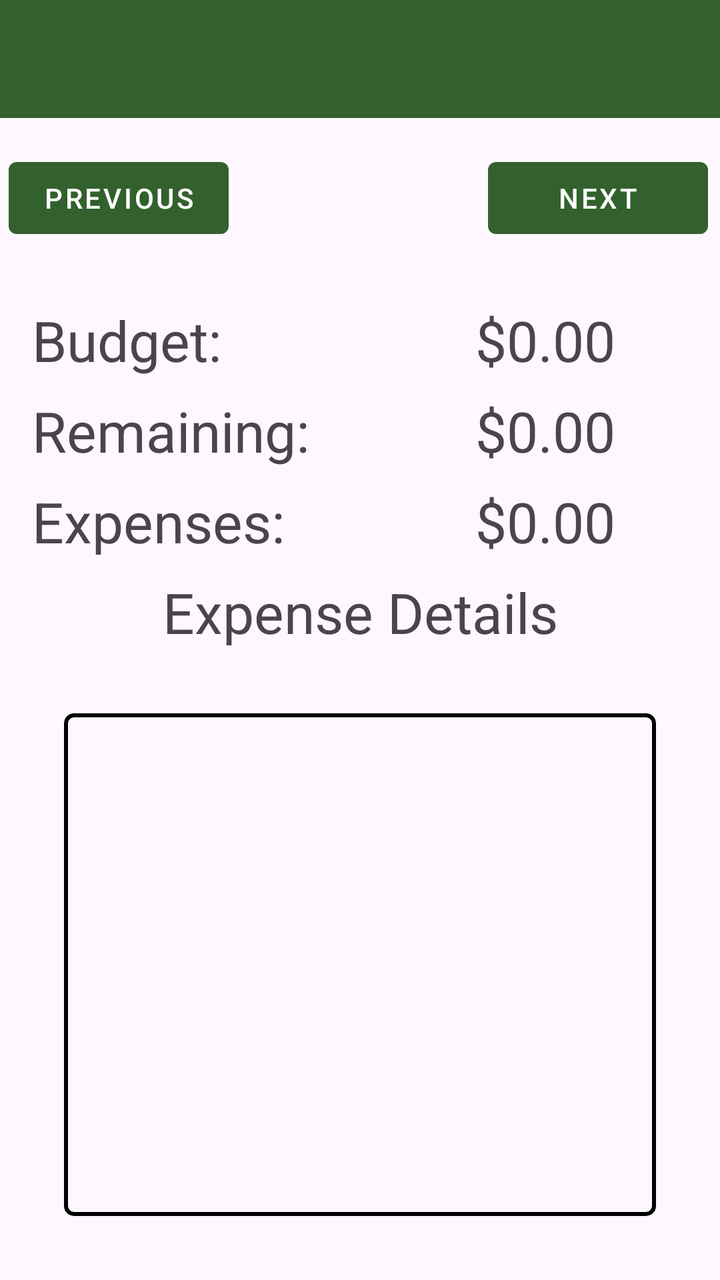
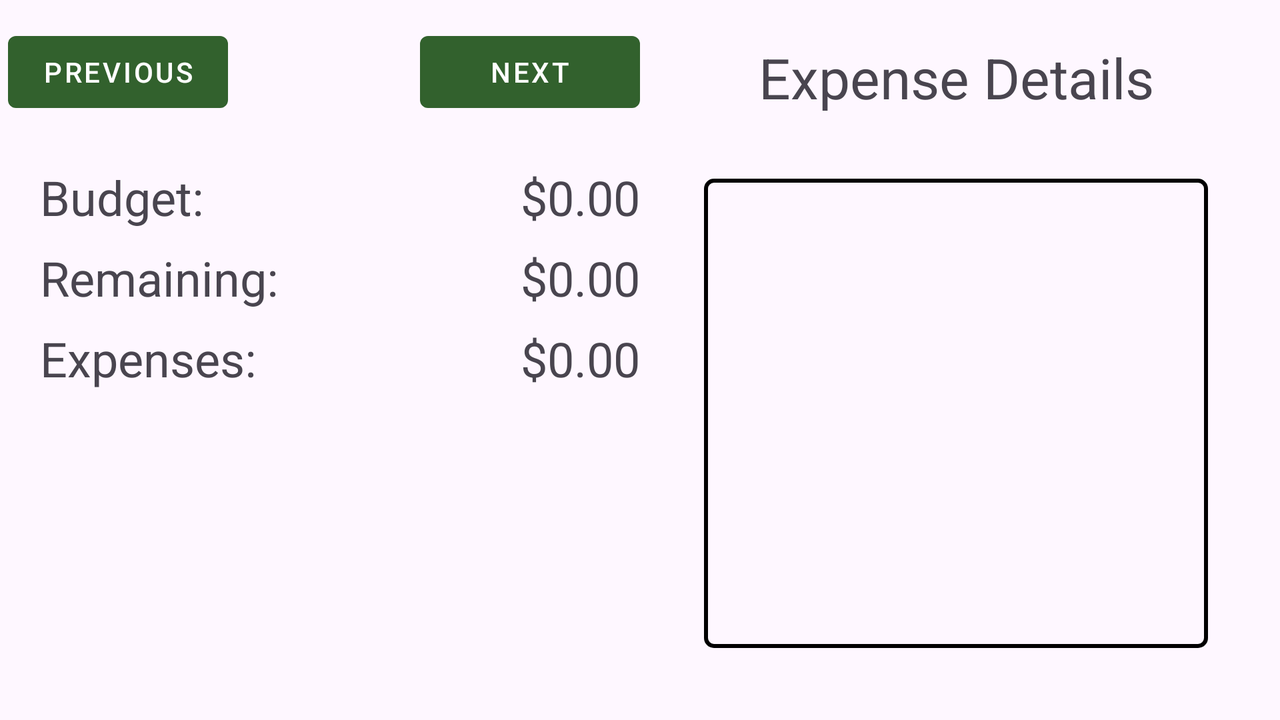

Compare how this app lays out the same screen by default and in its alternative resource folder. The renders come first, then the two layout files and the values they reference.
<!-- AndroidManifest.xml: application theme Theme.MyApplication -->
<!-- res/layout/fragment_data_visualization.xml -->
<androidx.constraintlayout.widget.ConstraintLayout
    xmlns:android="http://schemas.android.com/apk/res/android"
    xmlns:app="http://schemas.android.com/apk/res-auto"
    android:layout_width="match_parent"
    android:layout_height="match_parent">

    <include
        android:id="@+id/header"
        layout="@layout/header_layout"
        android:layout_width="match_parent"
        android:layout_height="wrap_content"
        app:layout_constraintTop_toTopOf="parent"
        app:layout_constraintStart_toStartOf="parent"
        app:layout_constraintEnd_toEndOf="parent"/>

    <androidx.constraintlayout.widget.Guideline
        android:id="@+id/guidelineLeft"
        android:layout_width="wrap_content"
        android:layout_height="wrap_content"
        android:orientation="vertical"
        app:layout_constraintGuide_percent="0.33"/>

    <androidx.constraintlayout.widget.Guideline
        android:id="@+id/guidelineCenter"
        android:layout_width="wrap_content"
        android:layout_height="wrap_content"
        android:orientation="vertical"
        app:layout_constraintGuide_percent="0.66"/>

    <com.google.android.material.button.MaterialButton
        android:id="@+id/btnPreviousMonth"
        style="@style/Widget.MaterialComponents.Button.UnelevatedButton"
        android:layout_width="wrap_content"
        android:layout_height="wrap_content"
        android:text="@string/previous"
        android:minWidth="110dp"
        android:layout_marginTop="16dp"
        app:backgroundTint="@color/dark_green"
        app:layout_constraintStart_toStartOf="parent"
        app:layout_constraintEnd_toStartOf="@id/guidelineLeft"
        app:layout_constraintTop_toBottomOf="@id/header" />

    <TextView
        android:id="@+id/textDate"
        android:layout_width="0dp"
        android:layout_height="wrap_content"
        android:layout_marginTop="27dp"
        android:gravity="center"
        android:textSize="22sp"
        app:layout_constraintEnd_toStartOf="@id/guidelineCenter"
        app:layout_constraintHorizontal_bias="1.0"
        app:layout_constraintStart_toEndOf="@id/guidelineLeft"
        app:layout_constraintTop_toBottomOf="@id/header" />

    <com.google.android.material.button.MaterialButton
        android:id="@+id/btnNextMonth"
        style="@style/Widget.MaterialComponents.Button.UnelevatedButton"
        android:layout_width="wrap_content"
        android:layout_height="wrap_content"
        android:text="@string/next"
        android:minWidth="110dp"
        android:layout_marginTop="16dp"
        app:backgroundTint="@color/dark_green"
        app:layout_constraintStart_toEndOf="@id/guidelineCenter"
        app:layout_constraintEnd_toEndOf="parent"
        app:layout_constraintTop_toBottomOf="@id/header" />

    <FrameLayout
        android:id="@+id/viewPagerContainer"
        android:layout_width="0dp"
        android:layout_height="wrap_content"
        android:layout_margin="20dp"
        android:background="#85B280"
        app:layout_constraintStart_toStartOf="parent"
        app:layout_constraintEnd_toEndOf="parent"
        app:layout_constraintTop_toBottomOf="@id/textDate">

        <androidx.viewpager2.widget.ViewPager2
            android:id="@+id/categoryViewPager"
            android:layout_width="match_parent"
            android:layout_height="wrap_content" />

    </FrameLayout>

    <TextView
        android:id="@+id/textBudgetLabel"
        android:layout_width="0dp"
        android:layout_height="wrap_content"
        android:text="@string/budget"
        android:gravity="start"
        android:layout_marginTop="16dp"
        android:layout_marginStart="16dp"
        android:textSize="28sp"
        app:layout_constraintStart_toStartOf="parent"
        app:layout_constraintEnd_toStartOf="@id/guidelineCenter"
        app:layout_constraintTop_toBottomOf="@id/viewPagerContainer" />

    <TextView
        android:id="@+id/textBudgetValue"
        android:layout_width="0dp"
        android:layout_height="wrap_content"
        android:text="@string/formatted_currency_zero"
        android:gravity="start"
        android:layout_marginTop="16dp"
        android:textSize="28sp"
        app:layout_constraintStart_toStartOf="@id/guidelineCenter"
        app:layout_constraintEnd_toEndOf="parent"
        app:layout_constraintTop_toBottomOf="@id/viewPagerContainer" />

    <TextView
        android:id="@+id/textRemainingLabel"
        android:layout_width="0dp"
        android:layout_height="wrap_content"
        android:text="@string/remaining"
        android:gravity="start"
        android:layout_marginTop="8dp"
        android:layout_marginStart="16dp"
        android:textSize="28sp"
        app:layout_constraintStart_toStartOf="parent"
        app:layout_constraintEnd_toStartOf="@id/guidelineCenter"
        app:layout_constraintTop_toBottomOf="@id/textBudgetLabel" />

    <TextView
        android:id="@+id/textRemainingValue"
        android:layout_width="0dp"
        android:layout_height="wrap_content"
        android:text="@string/formatted_currency_zero"
        android:gravity="start"
        android:layout_marginTop="8dp"
        android:textSize="28sp"
        app:layout_constraintStart_toStartOf="@id/guidelineCenter"
        app:layout_constraintEnd_toEndOf="parent"
        app:layout_constraintTop_toBottomOf="@id/textBudgetLabel" />

    <TextView
        android:id="@+id/textExpenseLabel"
        android:layout_width="0dp"
        android:layout_height="wrap_content"
        android:text="@string/expenses"
        android:gravity="start"
        android:layout_marginTop="8dp"
        android:layout_marginStart="16dp"
        android:textSize="28sp"
        app:layout_constraintStart_toStartOf="parent"
        app:layout_constraintEnd_toStartOf="@id/guidelineCenter"
        app:layout_constraintTop_toBottomOf="@id/textRemainingLabel" />

    <TextView
        android:id="@+id/textExpenseValue"
        android:layout_width="0dp"
        android:layout_height="wrap_content"
        android:text="@string/formatted_currency_zero"
        android:gravity="start"
        android:layout_marginTop="8dp"
        android:textSize="28sp"
        app:layout_constraintStart_toStartOf="@id/guidelineCenter"
        app:layout_constraintEnd_toEndOf="parent"
        app:layout_constraintTop_toBottomOf="@id/textRemainingLabel" />

    <TextView
        android:id="@+id/textDetailExpenses"
        android:layout_width="wrap_content"
        android:layout_height="wrap_content"
        android:layout_marginTop="8dp"
        android:gravity="start"
        android:text="@string/expense_details"
        android:textSize="28sp"
        app:layout_constraintEnd_toEndOf="parent"
        app:layout_constraintStart_toStartOf="parent"
        app:layout_constraintTop_toBottomOf="@id/textExpenseLabel" />

    <androidx.recyclerview.widget.RecyclerView
        android:id="@+id/expensesRecyclerView"
        android:layout_width="0dp"
        android:layout_height="0dp"
        android:layout_margin="32dp"
        android:layout_marginTop="16dp"
        android:background="@drawable/expense_recycler_background"
        app:layout_constraintBottom_toBottomOf="parent"
        app:layout_constraintEnd_toEndOf="parent"
        app:layout_constraintStart_toStartOf="parent"
        app:layout_constraintTop_toBottomOf="@id/textDetailExpenses" />

</androidx.constraintlayout.widget.ConstraintLayout>
<!-- res/layout/header_layout.xml (included above) -->
<?xml version="1.0" encoding="utf-8"?>
<LinearLayout xmlns:android="http://schemas.android.com/apk/res/android"
    android:layout_width="match_parent"
    android:layout_height="wrap_content"
    android:orientation="horizontal"
    android:padding="16dp"
    android:background="@color/dark_green">

    <TextView
        android:id="@+id/headerTitle"
        android:layout_width="wrap_content"
        android:layout_height="wrap_content"
        android:textSize="20sp"
        android:textColor="@android:color/white" />

</LinearLayout>
<!-- resources referenced by this layout -->
<resources>
  <color name="dark_green">#32612D</color>
  <!-- drawable expense_recycler_background (drawable) -->
  <?xml version="1.0" encoding="utf-8"?>
  <shape xmlns:android="http://schemas.android.com/apk/res/android">
      <solid android:color="@android:color/transparent"/>
      <stroke android:width="2dp" android:color="#000000"/>
      <corners android:radius="4dp"/>
  </shape>
  <string name="budget">Budget:</string>
  <string name="expense_details">Expense Details</string>
  <string name="expenses">Expenses:</string>
  <string name="formatted_currency_zero">$0.00</string>
  <string name="next">Next</string>
  <string name="previous">Previous</string>
  <string name="remaining">Remaining:</string>
  <style name="Theme.MyApplication" parent="Base.Theme.MyApplication" />
  <style name="Base.Theme.MyApplication" parent="Theme.Material3.DayNight.NoActionBar">
          
          
  
          <item name="colorPrimary">@color/lavender</item>
          <item name="colorPrimaryVariant">@color/lavender</item>
  
  
      </style>
  <color name="lavender">#8692f7</color>
</resources>
<!-- res/layout-land/fragment_data_visualization.xml (the repository's variant of the layout above) -->
<!-- drawn on the phone turned sideways -->
<?xml version="1.0" encoding="utf-8"?>
<androidx.constraintlayout.widget.ConstraintLayout
    xmlns:android="http://schemas.android.com/apk/res/android"
    xmlns:app="http://schemas.android.com/apk/res-auto"
    android:layout_width="match_parent"
    android:layout_height="match_parent"
    android:padding="4dp">

    <androidx.constraintlayout.widget.Guideline
        android:id="@+id/guidelineVerticalHalf"
        android:layout_width="wrap_content"
        android:layout_height="wrap_content"
        android:orientation="vertical"
        app:layout_constraintGuide_percent="0.50"/>

    <com.google.android.material.button.MaterialButton
        android:id="@+id/btnPreviousMonth"
        style="@style/Widget.MaterialComponents.Button.UnelevatedButton"
        android:layout_width="wrap_content"
        android:layout_height="wrap_content"
        android:layout_marginTop="8dp"
        android:minWidth="110dp"
        android:text="@string/previous"
        app:backgroundTint="@color/dark_green"
        app:layout_constraintStart_toStartOf="parent"
        app:layout_constraintTop_toTopOf="parent" />

    <TextView
        android:id="@+id/textDate"
        android:layout_width="0dp"
        android:layout_height="wrap_content"
        android:layout_marginTop="21dp"
        android:gravity="center"
        android:textSize="22sp"
        app:layout_constraintEnd_toStartOf="@id/btnNextMonth"
        app:layout_constraintStart_toEndOf="@id/btnPreviousMonth"
        app:layout_constraintTop_toTopOf="parent" />

    <com.google.android.material.button.MaterialButton
        android:id="@+id/btnNextMonth"
        style="@style/Widget.MaterialComponents.Button.UnelevatedButton"
        android:layout_width="wrap_content"
        android:layout_height="wrap_content"
        android:layout_marginTop="8dp"
        android:minWidth="110dp"
        android:text="@string/next"
        app:backgroundTint="@color/dark_green"
        app:layout_constraintEnd_toStartOf="@id/guidelineVerticalHalf"
        app:layout_constraintTop_toTopOf="parent" />

    <FrameLayout
        android:id="@+id/viewPagerContainer"
        android:layout_width="0dp"
        android:layout_height="wrap_content"
        android:layout_margin="20dp"
        android:background="@drawable/pager_background"
        app:layout_constraintStart_toStartOf="parent"
        app:layout_constraintEnd_toStartOf="@id/guidelineVerticalHalf"
        app:layout_constraintTop_toBottomOf="@id/textDate">

        <androidx.viewpager2.widget.ViewPager2
            android:id="@+id/categoryViewPager"
            android:layout_width="match_parent"
            android:layout_height="wrap_content" />
    </FrameLayout>

    <TextView
        android:id="@+id/textBudgetLabel"
        android:layout_width="0dp"
        android:layout_height="wrap_content"
        android:text="@string/budget"
        android:gravity="start"
        android:layout_marginTop="8dp"
        android:layout_marginStart="16dp"
        android:textSize="24sp"
        app:layout_constraintStart_toStartOf="parent"
        app:layout_constraintEnd_toStartOf="@id/guidelineVerticalHalf"
        app:layout_constraintTop_toBottomOf="@id/viewPagerContainer" />

    <TextView
        android:id="@+id/textBudgetValue"
        android:layout_width="0dp"
        android:layout_height="wrap_content"
        android:text="@string/formatted_currency_zero"
        android:gravity="end"
        android:layout_marginTop="8dp"
        android:textSize="24sp"
        app:layout_constraintStart_toStartOf="@id/textBudgetLabel"
        app:layout_constraintEnd_toStartOf="@id/guidelineVerticalHalf"
        app:layout_constraintTop_toBottomOf="@id/viewPagerContainer" />

    <TextView
        android:id="@+id/textRemainingLabel"
        android:layout_width="0dp"
        android:layout_height="wrap_content"
        android:text="@string/remaining"
        android:gravity="start"
        android:layout_marginTop="8dp"
        android:layout_marginStart="16dp"
        android:textSize="24sp"
        app:layout_constraintStart_toStartOf="parent"
        app:layout_constraintEnd_toStartOf="@id/guidelineVerticalHalf"
        app:layout_constraintTop_toBottomOf="@id/textBudgetLabel" />

    <TextView
        android:id="@+id/textRemainingValue"
        android:layout_width="0dp"
        android:layout_height="wrap_content"
        android:text="@string/formatted_currency_zero"
        android:gravity="end"
        android:layout_marginTop="8dp"
        android:textSize="24sp"
        app:layout_constraintStart_toStartOf="@id/textRemainingLabel"
        app:layout_constraintEnd_toStartOf="@id/guidelineVerticalHalf"
        app:layout_constraintTop_toBottomOf="@id/textBudgetLabel" />

    <TextView
        android:id="@+id/textExpenseLabel"
        android:layout_width="0dp"
        android:layout_height="wrap_content"
        android:text="@string/expenses"
        android:gravity="start"
        android:layout_marginTop="8dp"
        android:layout_marginStart="16dp"
        android:textSize="24sp"
        app:layout_constraintStart_toStartOf="parent"
        app:layout_constraintEnd_toStartOf="@id/guidelineVerticalHalf"
        app:layout_constraintTop_toBottomOf="@id/textRemainingLabel" />

    <TextView
        android:id="@+id/textExpenseValue"
        android:layout_width="0dp"
        android:layout_height="wrap_content"
        android:text="@string/formatted_currency_zero"
        android:gravity="end"
        android:layout_marginTop="8dp"
        android:textSize="24sp"
        app:layout_constraintStart_toStartOf="@id/textExpenseLabel"
        app:layout_constraintEnd_toStartOf="@id/guidelineVerticalHalf"
        app:layout_constraintTop_toBottomOf="@id/textRemainingLabel" />

    <TextView
        android:id="@+id/textDetailExpenses"
        android:layout_width="0dp"
        android:layout_height="wrap_content"
        android:layout_marginTop="16dp"
        android:gravity="center"
        android:text="@string/expense_details"
        android:textSize="28sp"
        app:layout_constraintStart_toStartOf="@id/guidelineVerticalHalf"
        app:layout_constraintEnd_toEndOf="parent"
        app:layout_constraintTop_toTopOf="parent"/>

    <androidx.recyclerview.widget.RecyclerView
        android:id="@+id/expensesRecyclerView"
        android:layout_width="0dp"
        android:layout_height="0dp"
        android:layout_margin="32dp"
        android:background="@drawable/expense_recycler_background"
        app:layout_constraintTop_toBottomOf="@id/textDetailExpenses"
        app:layout_constraintBottom_toBottomOf="parent"
        app:layout_constraintStart_toStartOf="@id/guidelineVerticalHalf"
        app:layout_constraintEnd_toEndOf="parent"/>

</androidx.constraintlayout.widget.ConstraintLayout>
<!-- resources referenced by the variant -->
<!-- as the phone turned sideways resolves them -->
<resources>
  <color name="dark_green">#32612D</color>
  <!-- drawable expense_recycler_background (drawable) -->
  <?xml version="1.0" encoding="utf-8"?>
  <shape xmlns:android="http://schemas.android.com/apk/res/android">
      <solid android:color="@android:color/transparent"/>
      <stroke android:width="2dp" android:color="#000000"/>
      <corners android:radius="4dp"/>
  </shape>
  <!-- drawable pager_background (drawable) -->
  <?xml version="1.0" encoding="utf-8"?>
  <shape xmlns:android="http://schemas.android.com/apk/res/android">
      <solid android:color="@color/green"/>
      <stroke android:width="2dp" android:color="@color/green"/>
      <corners android:radius="4dp"/>
  </shape>
  <string name="budget">Budget:</string>
  <string name="expense_details">Expense Details</string>
  <string name="expenses">Expenses:</string>
  <string name="formatted_currency_zero">$0.00</string>
  <string name="next">Next</string>
  <string name="previous">Previous</string>
  <string name="remaining">Remaining:</string>
  <style name="Theme.MyApplication" parent="Base.Theme.MyApplication" />
  <color name="green">#03C04A</color>
  <style name="Base.Theme.MyApplication" parent="Theme.Material3.DayNight.NoActionBar">
          
          
  
          <item name="colorPrimary">@color/lavender</item>
          <item name="colorPrimaryVariant">@color/lavender</item>
  
  
      </style>
  <color name="lavender">#8692f7</color>
</resources>
